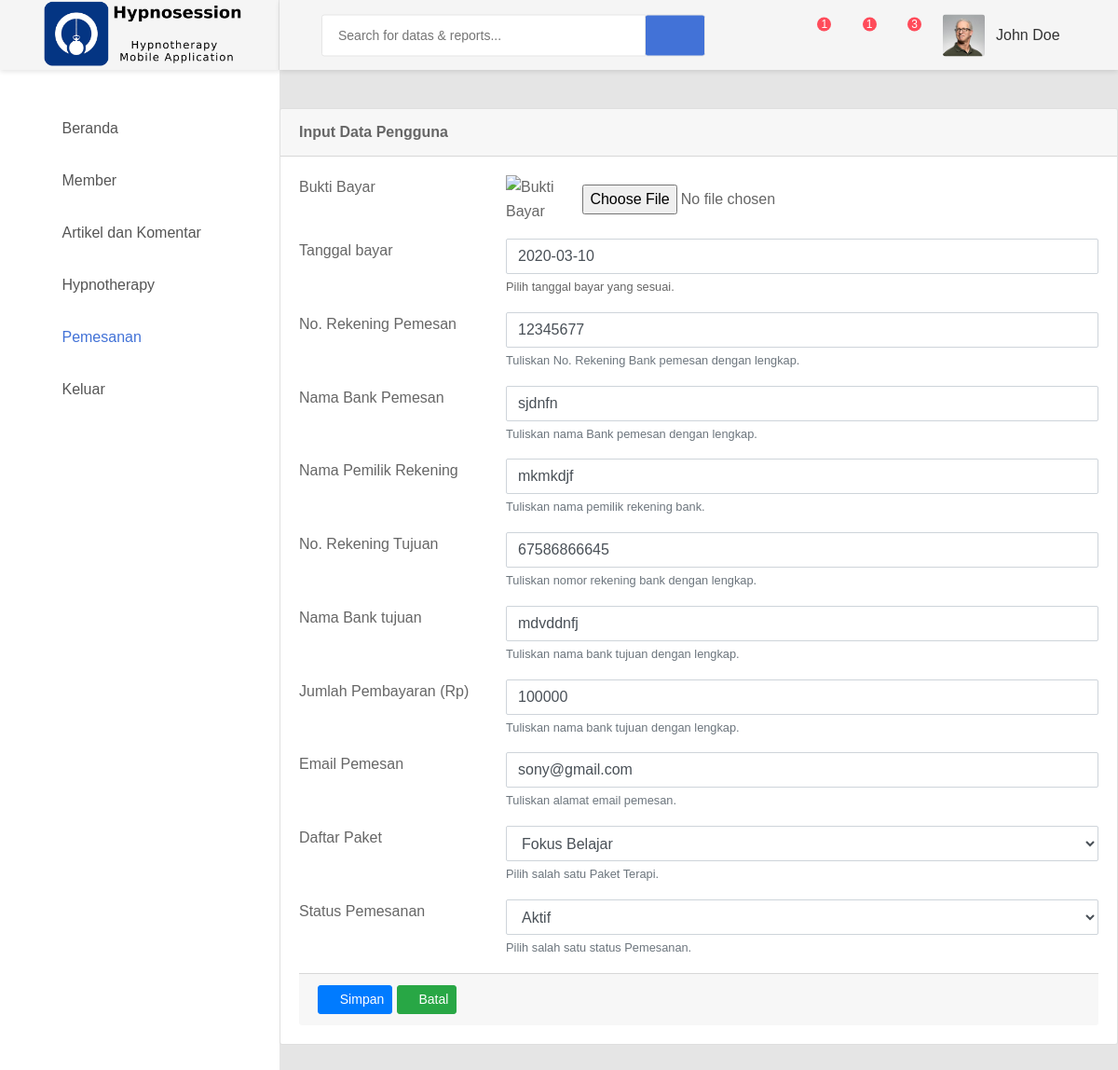
The app's page /order/edit/1 with its own data.
### order/models.py (models this page shows)
class Order(models.Model):
    pesan = models.DateTimeField(auto_now_add=True)
    bukti_path = models.TextField()
    tanggal_bayar = models.DateTimeField()
    rek_pemesan = models.CharField(max_length=100)
    bank_pemesan = models.CharField(max_length=100)
    an_pemesan = models.CharField(max_length=100)
    rek_tujuan = models.CharField(max_length=100)
    bank_tujuan = models.CharField(max_length=100)
    jumlah = models.IntegerField()
    member = models.ForeignKey(
        Akun, related_name='order', on_delete=models.CASCADE)
    paket_terapi = models.ForeignKey(
        PaketTerapi, related_name='order', on_delete=models.CASCADE)
    class DaftarStatus(models.TextChoices):
        KONFIRMASI = text('konfirmasi')
        PESAN = text('pesan')
        AKTIF = text('aktif')
    class Meta:
        db_table = 'order'
    status = models.CharField(max_length=12,
                              choices=DaftarStatus.choices, default=DaftarStatus.PESAN)

### akun/models.py (models this page shows, shortened)
class Akun(models.Model):
    nama = models.CharField(max_length=30)
    jenis_kelamin = models.BooleanField(null=True)
    kota_domisili = models.CharField(max_length=30, null=True)
    alamat = models.CharField(max_length=100, null=True)
    tanggal_lahir = models.DateField(null=True)
    tempat_lahir = models.CharField(max_length=30, null=True)
    foto_src = models.TextField(null=True,)
    no_telepon = models.CharField(max_length=16, null=True)
    email = models.EmailField()
    password = models.CharField(max_length=100)
    aktif = models.BooleanField(default=True)
    registrasi = models.DateTimeField(auto_now_add=True)
    aktivasi = models.DateTimeField(auto_now_add=True)
    update = models.DateTimeField(auto_now=True)
    class DaftarStatus(models.TextChoices):
        ADMIN = text('admin')
        STAF = text('staf')
        MEMBER = text('member')
    class Meta:
        db_table = 'akun'
    status = models.CharField(max_length=6,
                              choices=DaftarStatus.choices, default=DaftarStatus.MEMBER)

### order/views.py (the view, shortened to what this page needs)
# urls.py: path('edit/<int:id>', views.edit, name='edit'),
def edit(request, id):
    order = Order.objects.get(id=id)
    form = OrderForm(instance=order)
    form.fields['email'].initial = order.member.email
    context = {
        'order': order,
        'view': 'order',
        'title': 'Pemesanan Paket -> Ubah Data',
        'form': form
    }
    return render(request, 'order/form.html', context)

### order/templates/order/form.html (shortened to what this page needs)
{% extends "base.html" %}
{% block content %}
{% load static %}
<div class="card">
    <div class="card-header">
        <strong>Input Data Pengguna</strong>
    </div>
    <div class="card-body card-block">
        <form action="" method="post" enctype="multipart/form-data" class="form-horizontal">
            <div class="row form-group">
                <div class="col col-md-3">
                    <label for="nama" class=" form-control-label">Bukti Bayar</label>
                </div>
                <div class="col-12 col-md-9">
                    <div class="form-check-inline form-check">
                        <div class="image" style="{width: 300px; height: 150px;}">
                            <img id="img-bukti" src="{{form.bukti_path.value}}" alt="Bukti Bayar">
                        </div>
                        <input type="file" id="btn-browse" name="btn-browse" class="form-control-file"
                            class="btn btn-secondary btn-sm">
                    </div>
                </div>
            </div>
            <div class="row form-group">
                <div class="col col-md-3">
                    <label for="tanggal-lahir" class=" form-control-label">Tanggal bayar</label>
                </div>
                <div class="col-12 col-md-9">
                    {{ form.tanggal_bayar }}
                    <small class="help-block form-text">Pilih tanggal bayar yang sesuai.</small>
                </div>
            </div>
            <div class="row form-group">
                <div class="col col-md-3">
                    <label for="nama" class=" form-control-label">No. Rekening Pemesan</label>
                </div>
                <div class="col-12 col-md-9">
                    {{ form.rek_pemesan }}
                    <small class="form-text text-muted">Tuliskan No. Rekening Bank pemesan dengan lengkap.</small>
                </div>
            </div>
            <div class="row form-group">
                <div class="col col-md-3">
                    <label for="nama" class=" form-control-label">Nama Bank Pemesan</label>
                </div>
                <div class="col-12 col-md-9">
                    {{ form.bank_pemesan }}
                    <small class="form-text text-muted">Tuliskan nama Bank pemesan dengan lengkap.</small>
                </div>
            </div>
            <div class="row form-group">
                <div class="col col-md-3">
                    <label for="nama" class=" form-control-label">Nama Pemilik Rekening</label>
                </div>
                <div class="col-12 col-md-9">
                    {{ form.an_pemesan }}
                    <small class="form-text text-muted">Tuliskan nama pemilik rekening bank.</small>
                </div>
            </div>
            <div class="row form-group">
                <div class="col col-md-3">
                    <label for="nama" class=" form-control-label">No. Rekening Tujuan</label>
                </div>
                <div class="col-12 col-md-9">
                    {{ form.rek_tujuan }}
                    <small class="form-text text-muted">Tuliskan nomor rekening bank dengan lengkap.</small>
                </div>
            </div>
            <div class="row form-group">
                <div class="col col-md-3">
                    <label for="nama" class=" form-control-label">Nama Bank tujuan</label>
                </div>
                <div class="col-12 col-md-9">
                    {{ form.bank_tujuan }}
                    <small class="form-text text-muted">Tuliskan nama bank tujuan dengan lengkap.</small>
                </div>
            </div>
            <div class="row form-group">
                <div class="col col-md-3">
                    <label for="nama" class=" form-control-label">Jumlah Pembayaran (Rp)</label>
                </div>
                <div class="col-12 col-md-9">
                    {{ form.jumlah }}
                    <small class="form-text text-muted">Tuliskan nama bank tujuan dengan lengkap.</small>
                </div>
            </div>
            <div class="row form-group">
                <div class="col col-md-3">
                    <label for="nama" class=" form-control-label">Email Pemesan</label>
                </div>
                <div class="col-12 col-md-9">
                    {{ form.email }}
                    <small class="form-text text-muted">Tuliskan alamat email pemesan.</small>
                </div>
            </div>
            <div class="row form-group">
                <div class="col col-md-3">
                    <label for="nama" class=" form-control-label">Daftar Paket</label>
                </div>
                <div class="col-12 col-md-9">
                    {{ form.paket_terapi }}
                    <small class="form-text text-muted">Pilih salah satu Paket Terapi.</small>
                </div>
            </div>
            <div class="row form-group">
                <div class="col col-md-3">
                    <label for="nama" class=" form-control-label">Status Pemesanan</label>
                </div>
                <div class="col-12 col-md-9">
                    {{ form.status }}
                    <small class="form-text text-muted">Pilih salah satu status Pemesanan.</small>
                </div>
            </div>
            <div class="card-footer">
                <button type="submit" class="btn btn-primary btn-sm">
                    <i class="fa fa-dot-circle-o"></i> Simpan
                </button>
                <a class="btn btn-success btn-sm" href="/order" role="button">
                    <i class="fa fa-ban"></i> Batal
                </a>
            </div>
        </form>
    </div>
</div>
{% endblock %}

### records on screen
Order: tanggal_bayar "2020-03-10", rek_pemesan "12345677", bank_pemesan "sjdnfn", an_pemesan "mkmkdjf", rek_tujuan "67586866645", bank_tujuan "mdvddnfj", jumlah "100000", paket_terapi "Fokus Belajar", status "Aktif"
Akun: email "sony@gmail.com"
